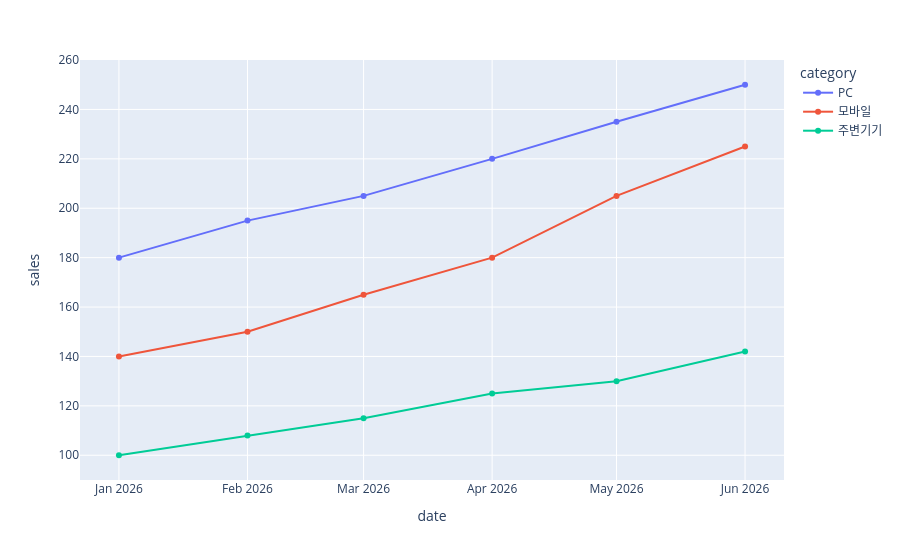

The cell this chart's notebook holds for it:
### Code cell
fig = px.line(
    category_df,
    x='date',
    y='sales',
    color='category',
    markers=True,
)

fig.show()

### Figure 1 — Plotly figure (JSON) as saved in the notebook; plotly's stock layout.template omitted (floating-point values rounded to 4 significant figures)
{"data": [{"hovertemplate": "category=PC<br>date=%{x}<br>sales=%{y}<extra></extra>", "legendgroup": "PC", "line": {"color": "#636efa", "dash": "solid"}, "marker": {"symbol": "circle"}, "mode": "lines+markers", "name": "PC", "orientation": "v", "showlegend": true, "x": ["2026-01-01T00:00:00.000000", "2026-02-01T00:00:00.000000", "2026-03-01T00:00:00.000000", "2026-04-01T00:00:00.000000", "2026-05-01T00:00:00.000000", "2026-06-01T00:00:00.000000"], "xaxis": "x", "y": [180, 195, 205, 220, 235, 250], "yaxis": "y", "type": "scatter"}, {"hovertemplate": "category=모바일<br>date=%{x}<br>sales=%{y}<extra></extra>", "legendgroup": "모바일", "line": {"color": "#EF553B", "dash": "solid"}, "marker": {"symbol": "circle"}, "mode": "lines+markers", "name": "모바일", "orientation": "v", "showlegend": true, "x": ["2026-01-01T00:00:00.000000", "2026-02-01T00:00:00.000000", "2026-03-01T00:00:00.000000", "2026-04-01T00:00:00.000000", "2026-05-01T00:00:00.000000", "2026-06-01T00:00:00.000000"], "xaxis": "x", "y": [140, 150, 165, 180, 205, 225], "yaxis": "y", "type": "scatter"}, {"hovertemplate": "category=주변기기<br>date=%{x}<br>sales=%{y}<extra></extra>", "legendgroup": "주변기기", "line": {"color": "#00cc96", "dash": "solid"}, "marker": {"symbol": "circle"}, "mode": "lines+markers", "name": "주변기기", "orientation": "v", "showlegend": true, "x": ["2026-01-01T00:00:00.000000", "2026-02-01T00:00:00.000000", "2026-03-01T00:00:00.000000", "2026-04-01T00:00:00.000000", "2026-05-01T00:00:00.000000", "2026-06-01T00:00:00.000000"], "xaxis": "x", "y": [100, 108, 115, 125, 130, 142], "yaxis": "y", "type": "scatter"}], "layout": {"xaxis": {"anchor": "y", "domain": [0.0, 1.0], "title": {"text": "date"}}, "yaxis": {"anchor": "x", "domain": [0.0, 1.0], "title": {"text": "sales"}}, "legend": {"title": {"text": "category"}, "tracegroupgap": 0}, "margin": {"t": 60}}}
